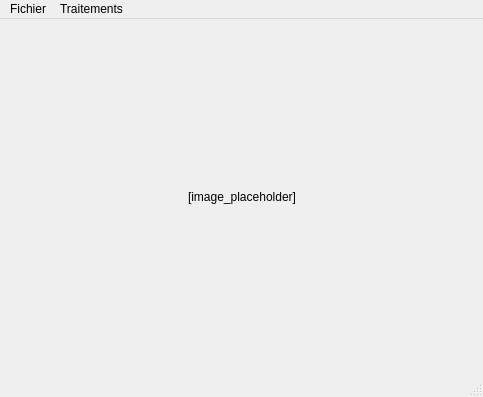
<?xml version="1.0" encoding="UTF-8"?>
<ui version="4.0">
 <class>WorkspaceWindow</class>
 <widget class="QMainWindow" name="WorkspaceWindow">
  <property name="geometry">
   <rect>
    <x>0</x>
    <y>0</y>
    <width>483</width>
    <height>397</height>
   </rect>
  </property>
  <property name="windowTitle">
   <string>(Nouvel espace de travail)</string>
  </property>
  <widget class="QWidget" name="centralwidget">
   <layout class="QGridLayout" name="gridLayout">
    <item row="0" column="0">
     <spacer name="horizontalSpacer">
      <property name="orientation">
       <enum>Qt::Horizontal</enum>
      </property>
      <property name="sizeHint" stdset="0">
       <size>
        <width>40</width>
        <height>20</height>
       </size>
      </property>
     </spacer>
    </item>
    <item row="0" column="2">
     <spacer name="horizontalSpacer_2">
      <property name="orientation">
       <enum>Qt::Horizontal</enum>
      </property>
      <property name="sizeHint" stdset="0">
       <size>
        <width>40</width>
        <height>20</height>
       </size>
      </property>
     </spacer>
    </item>
    <item row="0" column="1">
     <widget class="QLabel" name="pixmapLabel">
      <property name="sizePolicy">
       <sizepolicy hsizetype="Minimum" vsizetype="Minimum">
        <horstretch>0</horstretch>
        <verstretch>0</verstretch>
       </sizepolicy>
      </property>
      <property name="text">
       <string>[image_placeholder]</string>
      </property>
      <property name="scaledContents">
       <bool>false</bool>
      </property>
     </widget>
    </item>
   </layout>
  </widget>
  <widget class="QMenuBar" name="menubar">
   <property name="geometry">
    <rect>
     <x>0</x>
     <y>0</y>
     <width>483</width>
     <height>25</height>
    </rect>
   </property>
   <widget class="QMenu" name="menuFichier">
    <property name="title">
     <string>Fichier</string>
    </property>
    <addaction name="actionNewWorkspace"/>
    <addaction name="actionOpenFile"/>
    <addaction name="separator"/>
    <addaction name="actionCloseFile"/>
   </widget>
   <widget class="QMenu" name="menuTraitements">
    <property name="title">
     <string>Traitements</string>
    </property>
    <addaction name="actionEdgeDetection"/>
   </widget>
   <addaction name="menuFichier"/>
   <addaction name="menuTraitements"/>
  </widget>
  <widget class="QStatusBar" name="statusbar"/>
  <action name="actionOpenFile">
   <property name="text">
    <string>Ouvrir...</string>
   </property>
   <property name="shortcut">
    <string>Ctrl+O</string>
   </property>
  </action>
  <action name="actionCloseFile">
   <property name="text">
    <string>Fermer</string>
   </property>
  </action>
  <action name="actionNewWorkspace">
   <property name="text">
    <string>Nouvelle fenêtre</string>
   </property>
  </action>
  <action name="actionEdgeDetection">
   <property name="text">
    <string>Détection de contours...</string>
   </property>
  </action>
 </widget>
 <resources/>
 <connections/>
</ui>
